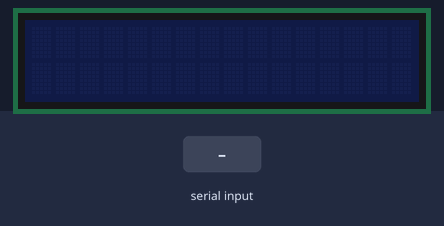
This sketch was run on a simulated Arduino Uno, built with avr-gcc and run on an emulated ATmega328P. Parts: 16×2 character LCD. The test bench sets the inputs (shaded band).

Above: at 1.2 s.
1.3 s: "1" received over Serial
At 2.5 s:
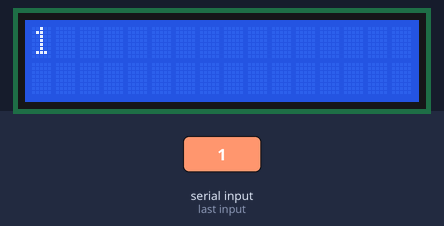
2.8 s: "0" received over Serial
At 3.8 s:
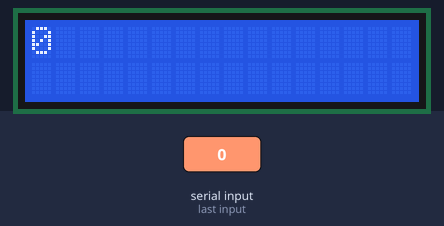
4.3 s: "2" received over Serial
At 4.9 s:
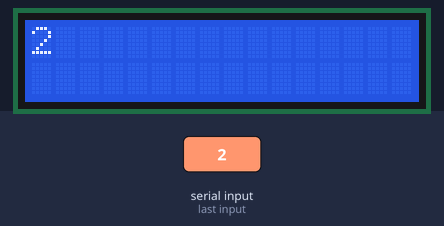
Timing chart, 0 to 7.3 s (numbered marks = the images above; inputs shaded):
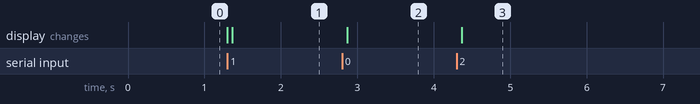

Measured:
- after the input at 1.3 s, the display: first changes at once (image 1 shows a later state)
- after the input at 2.8 s, the display: changes after 0.07 s (image 2)
- after the input at 4.3 s, the display: changes after 0.07 s (image 3)

The sketch:

lcd.ino
```cpp
#include <LiquidCrystal.h>
LiquidCrystal lcd(12,11,5,4,3,2);
String kelime;
int sayac=0;
 char harf[32];
void setup() {
  // mehmet olgun
Serial.begin(9600);
lcd.clear();
}
void islem()
{
   int gelen=Serial.read();


  harf[sayac]=gelen;


  kelime+=harf[sayac];

 sayac++;
  lcd.begin(16,2);
lcd.clear();
lcd.print(kelime);

}
void loop() {
  // put your main code here, to run repeatedly:

if(Serial.available())
{
islem();
 if(sayac>16)
  {
    lcd.setCursor(0,1);
  }
delay(500);

}
else
{
   kelime="";

}
}
```
